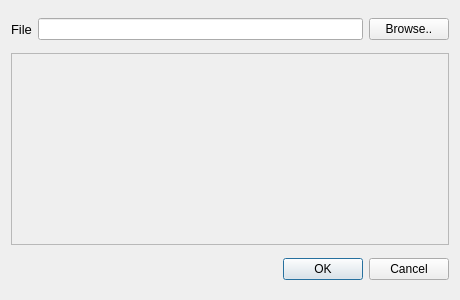
<?xml version="1.0" encoding="UTF-8"?>
<ui version="4.0">
 <class>CwrapperAcf</class>
 <widget class="QWidget" name="CwrapperAcf">
  <property name="geometry">
   <rect>
    <x>0</x>
    <y>0</y>
    <width>460</width>
    <height>300</height>
   </rect>
  </property>
  <property name="minimumSize">
   <size>
    <width>460</width>
    <height>300</height>
   </size>
  </property>
  <property name="maximumSize">
   <size>
    <width>460</width>
    <height>300</height>
   </size>
  </property>
  <property name="windowTitle">
   <string>Wrapper Acf</string>
  </property>
  <layout class="QVBoxLayout" name="verticalLayout">
   <item>
    <layout class="QHBoxLayout" name="horizontalLayout">
     <property name="sizeConstraint">
      <enum>QLayout::SetNoConstraint</enum>
     </property>
     <item>
      <widget class="QLabel" name="label_2">
       <property name="font">
        <font>
         <pointsize>10</pointsize>
        </font>
       </property>
       <property name="text">
        <string>File</string>
       </property>
      </widget>
     </item>
     <item>
      <widget class="QLineEdit" name="textBrowser">
       <property name="enabled">
        <bool>true</bool>
       </property>
       <property name="readOnly">
        <bool>true</bool>
       </property>
      </widget>
     </item>
     <item>
      <widget class="QPushButton" name="browseButton">
       <property name="text">
        <string>Browse..</string>
       </property>
      </widget>
     </item>
    </layout>
   </item>
   <item>
    <widget class="QListWidget" name="listWidget">
     <property name="enabled">
      <bool>false</bool>
     </property>
     <property name="sizePolicy">
      <sizepolicy hsizetype="Expanding" vsizetype="Maximum">
       <horstretch>0</horstretch>
       <verstretch>0</verstretch>
      </sizepolicy>
     </property>
    </widget>
   </item>
   <item>
    <widget class="QDialogButtonBox" name="buttonBox">
     <property name="enabled">
      <bool>true</bool>
     </property>
     <property name="orientation">
      <enum>Qt::Horizontal</enum>
     </property>
     <property name="standardButtons">
      <set>QDialogButtonBox::Cancel|QDialogButtonBox::Ok</set>
     </property>
     <property name="centerButtons">
      <bool>false</bool>
     </property>
    </widget>
   </item>
  </layout>
 </widget>
 <resources>
  <include location="../CompositorExe/Compositor.qrc"/>
 </resources>
 <connections/>
</ui>
